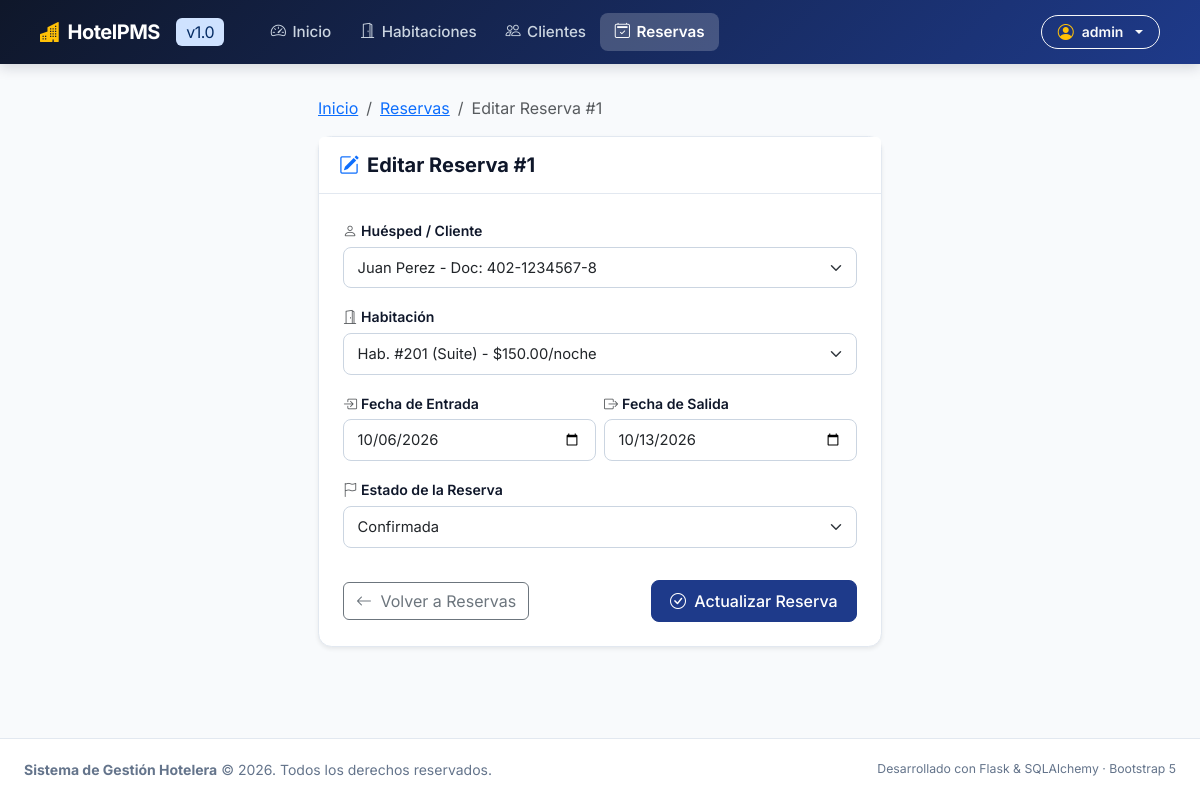
Screenshot of /reservas/editar/1 (signed in) with the database file from the repository.
### app/models.py (models this page shows, shortened)
class Usuario(database.Model, UserMixin):
    __tablename__ = "usuarios"
    id: Mapped[int] = mapped_column(primary_key=True)
    username: Mapped[str] = mapped_column(String(50), unique=True, index=True)
    email: Mapped[str] = mapped_column(String(120), unique=True, index=True)
    password_hash: Mapped[str] = mapped_column(String(255))
    nombre_completo: Mapped[str | None] = mapped_column(String(100), default=None)
    rol: Mapped[str] = mapped_column(String(20), default="admin")
    fecha_creacion: Mapped[date] = mapped_column(default=date.today)

class Reserva(database.Model):
    __tablename__ = "reservas"
    id: Mapped[int] = mapped_column(primary_key=True)
    cliente_id: Mapped[int] = mapped_column(ForeignKey("clientes.id"))
    cliente: Mapped["Cliente"] = relationship("Cliente")
    habitacion_id: Mapped[int] = mapped_column(ForeignKey("habitaciones.id"))
    habitacion: Mapped["Habitacion"] = relationship("Habitacion")
    fecha_entrada: Mapped[date] = mapped_column()
    fecha_salida: Mapped[date] = mapped_column()
    estado: Mapped[str] = mapped_column(String(30), default="pendiente")

### app/routes.py (the view, shortened to what this page needs)
@aplicacion.route("/reservas/editar/<int:id>", methods=["GET", "POST"])
@login_required
def editar_reserva(id):
    reserva = Reserva.query.get_or_404(id)
    formulario = ReservaForm(obj=reserva)
    clientes = Cliente.query.order_by(Cliente.nombre.asc()).all()
    formulario.cliente_id.choices = [
        (cliente.id, f"{cliente.nombre} {cliente.apellido} - Doc: {cliente.id_documento}")
        for cliente in clientes
    ]
    habitaciones = Habitacion.query.filter(
        (Habitacion.estado_hab == "Disponible") | (Habitacion.id == reserva.habitacion_id)
    ).order_by(Habitacion.numero_hab.asc()).all()
    formulario.habitacion_id.choices = [
        (hab.id, f"Hab. #{hab.numero_hab} ({hab.tipo_hab}) - ${hab.precio_noche_hab:.2f}/noche")
        for hab in habitaciones
    ]
    return render_template("editar_reserva.html", formulario=formulario, reserva=reserva)

### app/forms.py (shortened to what this page needs)
class ReservaForm(FlaskForm):
    cliente_id = SelectField("Huésped / Cliente", coerce=int, validators=[DataRequired(message="Selecciona un cliente.")])
    habitacion_id = SelectField("Habitación", coerce=int, validators=[DataRequired(message="Selecciona una habitación.")])
    fecha_entrada = DateField("Fecha de Entrada", validators=[DataRequired(message="La fecha de entrada es requerida.")], render_kw={"type": "date"})
    fecha_salida = DateField("Fecha de Salida", validators=[DataRequired(message="La fecha de salida es requerida.")], render_kw={"type": "date"})
    estado = SelectField(
        "Estado de la Reserva",
        choices=[
            ("pendiente", "Pendiente"),
            ("confirmada", "Confirmada"),
            ("cancelada", "Cancelada"),
            ("completada", "Completada")
        ],
        validators=[DataRequired(message="Selecciona un estado.")]
    )
    enviar = SubmitField("Guardar Reserva")

### app/__init__.py (called while the page is built)
@login_manager.user_loader
def load_user(user_id: str):
    return app.models.Usuario.query.get(int(user_id))

### app/templates/editar_reserva.html (shortened to what this page needs)
{% extends "base.html" %}
{% block content %}
<div class="row justify-content-center">
    <div class="col-lg-6 col-md-8">
        <nav aria-label="breadcrumb" class="mb-3">
            <ol class="breadcrumb">
                <li class="breadcrumb-item"><a href="{{ url_for('inicio') }}">Inicio</a></li>
                <li class="breadcrumb-item"><a href="{{ url_for('reservas') }}">Reservas</a></li>
                <li class="breadcrumb-item active" aria-current="page">Editar Reserva #{{ reserva.id }}</li>
            </ol>
        </nav>
        <div class="card card-hotel shadow-sm">
            <div class="card-header bg-white py-3">
                <h5 class="fw-bold mb-0 d-flex align-items-center gap-2">
                    <i class="bi bi-pencil-square text-primary"></i>
                    <span>Editar Reserva #{{ reserva.id }}</span>
                </h5>
            </div>
            <div class="card-body p-4">
                <form method="POST" novalidate>
                    <div class="mb-3">
                        <label class="form-label" for="{{ formulario.cliente_id.id }}">
                            <i class="bi bi-person text-muted me-1"></i>{{ formulario.cliente_id.label.text }}
                        </label>
                        {{ formulario.cliente_id(class="form-select" + (" is-invalid" if formulario.cliente_id.errors else "")) }}
                    </div>
                    <div class="mb-3">
                        <label class="form-label" for="{{ formulario.habitacion_id.id }}">
                            <i class="bi bi-door-open text-muted me-1"></i>{{ formulario.habitacion_id.label.text }}
                        </label>
                        {{ formulario.habitacion_id(class="form-select" + (" is-invalid" if formulario.habitacion_id.errors else "")) }}
                    </div>
                    <div class="row g-2 mb-3">
                        <div class="col-sm-6">
                            <label class="form-label" for="{{ formulario.fecha_entrada.id }}">
                                <i class="bi bi-box-arrow-in-right text-muted me-1"></i>{{ formulario.fecha_entrada.label.text }}
                            </label>
                            {{ formulario.fecha_entrada(class="form-control" + (" is-invalid" if formulario.fecha_entrada.errors else "")) }}
                        </div>
                        <div class="col-sm-6">
                            <label class="form-label" for="{{ formulario.fecha_salida.id }}">
                                <i class="bi bi-box-arrow-right text-muted me-1"></i>{{ formulario.fecha_salida.label.text }}
                            </label>
                            {{ formulario.fecha_salida(class="form-control" + (" is-invalid" if formulario.fecha_salida.errors else "")) }}
                        </div>
                    </div>
                    <div class="mb-4">
                        <label class="form-label" for="{{ formulario.estado.id }}">
                            <i class="bi bi-flag text-muted me-1"></i>{{ formulario.estado.label.text }}
                        </label>
                        {{ formulario.estado(class="form-select" + (" is-invalid" if formulario.estado.errors else "")) }}
                    </div>
                    <div class="d-flex justify-content-between align-items-center pt-2">
                        <a href="{{ url_for('reservas') }}" class="btn btn-outline-secondary">
                            <i class="bi bi-arrow-left me-1"></i> Volver a Reservas
                        </a>
                        <button type="submit" class="btn btn-hotel-primary">
                            <i class="bi bi-check-circle me-1"></i> Actualizar Reserva
                        </button>
                    </div>
                </form>
            </div>
        </div>
    </div>
</div>
{% endblock %}

### app/templates/base.html (shortened to what this page needs)
<!DOCTYPE html>
<html lang="es">
<head>
    <link href="https://cdn.jsdelivr.net/npm/bootstrap@5.3.3/dist/css/bootstrap.min.css" rel="stylesheet">
    <link rel="stylesheet" href="https://cdn.jsdelivr.net/npm/bootstrap-icons@1.11.3/font/bootstrap-icons.min.css">
    <link rel="stylesheet" href="{{ url_for('static', filename='style.css') }}">
</head>
<body>
    <nav class="navbar navbar-expand-lg navbar-dark navbar-hotel sticky-top">
        <div class="container-fluid px-lg-4">
            <a class="navbar-brand" href="{{ url_for('inicio') }}">
                <i class="bi bi-buildings-fill text-warning"></i>
                <span>HotelPMS</span>
                <span class="badge bg-primary-subtle text-primary-emphasis ms-2 fs-6 fw-normal d-none d-sm-inline">v1.0</span>
            </a>
            <div class="collapse navbar-collapse" id="navMenu">
                <ul class="navbar-nav me-auto mb-2 mb-lg-0 ms-lg-3">
                    <li class="nav-item">
                        <a class="nav-link {% if request.endpoint == 'inicio' %}active{% endif %}" href="{{ url_for('inicio') }}">
                            <i class="bi bi-speedometer2"></i> Inicio
                        </a>
                    </li>
                    <li class="nav-item">
                        <a class="nav-link {% if request.endpoint and 'habitacion' in request.endpoint %}active{% endif %}" href="{{ url_for('habitaciones') }}">
                            <i class="bi bi-door-open"></i> Habitaciones
                        </a>
                    </li>
                    <li class="nav-item">
                        <a class="nav-link {% if request.endpoint and 'cliente' in request.endpoint %}active{% endif %}" href="{{ url_for('clientes') }}">
                            <i class="bi bi-people"></i> Clientes
                        </a>
                    </li>
                    <li class="nav-item">
                        <a class="nav-link {% if request.endpoint and 'reserva' in request.endpoint %}active{% endif %}" href="{{ url_for('reservas') }}">
                            <i class="bi bi-calendar2-check"></i> Reservas
                        </a>
                    </li>
                </ul>
                <div class="d-flex align-items-center gap-2">
                    {% if current_user.is_authenticated %}
                        <div class="dropdown">
                            <button class="btn btn-sm btn-outline-light dropdown-toggle d-flex align-items-center gap-2 py-1 px-3 rounded-pill" type="button" data-bs-toggle="dropdown" aria-expanded="false">
                                <i class="bi bi-person-circle text-warning fs-6"></i>
                                <span class="fw-semibold">{{ current_user.username }}</span>
                            </button>
                        </div>
                    {% endif %}
                </div>
            </div>
        </div>
    </nav>
    <main class="container-fluid px-lg-4 my-3 flex-grow-1">
        {% block content %}{% endblock %}
    </main>
    <footer class="footer-hotel">
        <div class="container-fluid px-lg-4 d-flex flex-column flex-sm-row justify-content-between align-items-center gap-2">
            <div>
                <strong>Sistema de Gestión Hotelera</strong> &copy; 2026. Todos los derechos reservados.
            </div>
            <div class="small">
                Desarrollado con Flask & SQLAlchemy &middot; Bootstrap 5
            </div>
        </div>
    </footer>
</body>
</html>

### app/static/style.css (style rules this page uses)
:root { --hotel-primary: #1e3a8a; --hotel-primary-hover: #172554; --hotel-secondary: #0d9488; --hotel-accent: #f59e0b; --hotel-dark: #0f172a; --hotel-bg: #f8fafc; --hotel-card-bg: #ffffff; --hotel-text-main: #1e293b; --hotel-text-muted: #64748b; --hotel-border: #e2e8f0; }
body { background-color: var(--hotel-bg); color: var(--hotel-text-main); font-family: 'Inter', system-ui, -apple-system, "Segoe UI", Roboto, "Helvetica Neue", sans-serif; min-height: 100vh; display: flex; flex-direction: column; }
.navbar-hotel { background: linear-gradient(135deg, #0f172a 0%, #1e3a8a 100%); box-shadow: 0 4px 12px rgba(15, 23, 42, 0.15); padding: 0.75rem 1rem; }
.navbar-hotel .navbar-brand { font-weight: 700; font-size: 1.25rem; color: #ffffff !important; letter-spacing: -0.025em; display: flex; align-items: center; gap: 0.5rem; }
.navbar-hotel .nav-link { color: #cbd5e1 !important; font-weight: 500; font-size: 0.95rem; padding: 0.5rem 0.9rem !important; border-radius: 0.5rem; transition: all 0.2s ease-in-out; display: flex; align-items: center; gap: 0.4rem; }
.navbar-hotel .nav-link.active { color: #ffffff !important; background-color: rgba(255, 255, 255, 0.2); font-weight: 600; }
.card-hotel { background-color: var(--hotel-card-bg); border: 1px solid var(--hotel-border); border-radius: 0.85rem; box-shadow: 0 1px 3px rgba(0, 0, 0, 0.05), 0 1px 2px rgba(0, 0, 0, 0.03); transition: transform 0.2s ease, box-shadow 0.2s ease; }
.card-hotel .card-header { background-color: transparent; border-bottom: 1px solid var(--hotel-border); font-weight: 600; color: var(--hotel-dark); padding: 1rem 1.25rem; display: flex; align-items: center; justify-content: space-between; }
.btn-hotel-primary { background-color: var(--hotel-primary); border-color: var(--hotel-primary); color: #ffffff; font-weight: 500; border-radius: 0.5rem; padding: 0.5rem 1.15rem; transition: all 0.2s ease; }
.form-label { font-weight: 600; font-size: 0.88rem; color: var(--hotel-dark); margin-bottom: 0.35rem; }
.form-control, .form-select { border-radius: 0.5rem; border: 1px solid #cbd5e1; padding: 0.55rem 0.85rem; font-size: 0.92rem; transition: border-color 0.2s ease, box-shadow 0.2s ease; }
.footer-hotel { margin-top: auto; background-color: #ffffff; border-top: 1px solid var(--hotel-border); padding: 1.25rem 0; color: var(--hotel-text-muted); font-size: 0.875rem; }

### rows the page displays
Usuario: username "admin"
Reserva: id "1", cliente_id "Juan Perez - Doc: 402-1234567-8", habitacion_id "Hab. #201 (Suite) - $150.00/noche", fecha_entrada "10/06/2026", fecha_salida "10/13/2026", estado "Confirmada"
